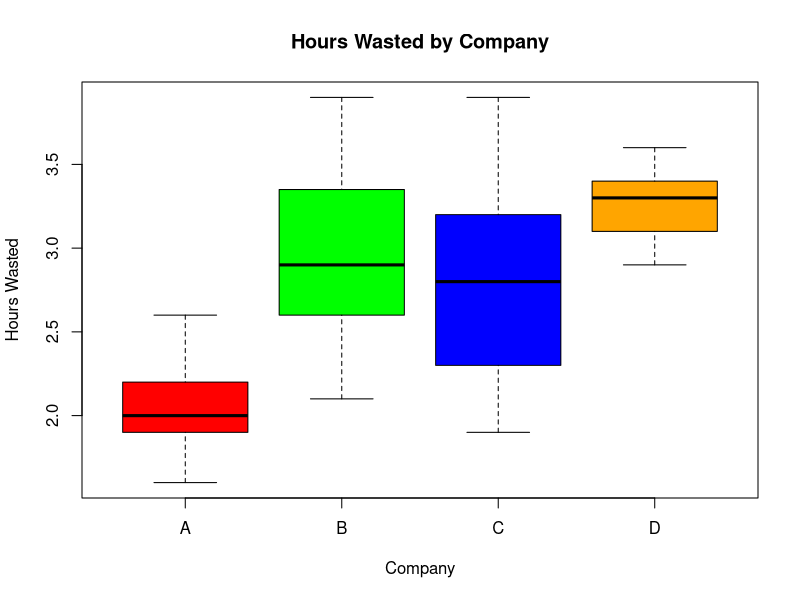
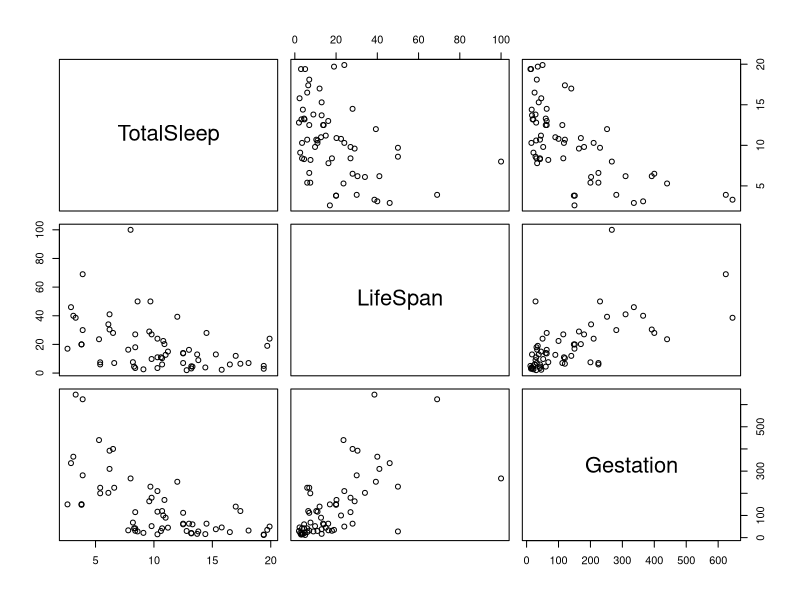
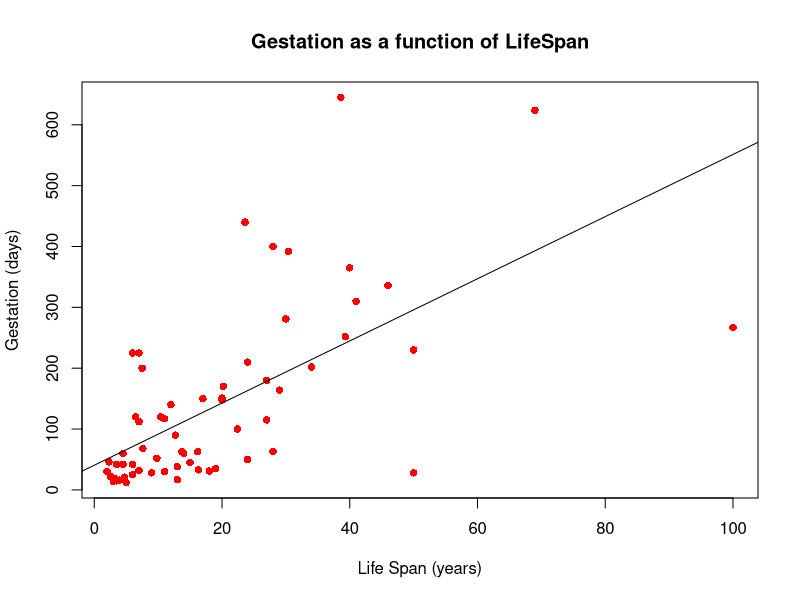

The R script that drew these images, in order:
## ---- chunk 1
waste.data <- read.csv("waste.csv", head=TRUE)
attach(waste.data)
## ---- chunk 2
waste_ANOVA <- aov(Hours~Company)
summary(waste_ANOVA)
## ---- chunk 3
boxplot(Hours ~ Company, xlab="Company", ylab="Hours Wasted", main="Hours Wasted by Company", col=c('Red', 'Green', 'Blue', 'Orange'))
## ---- chunk 4
TukeyHSD(waste_ANOVA)
## ---- chunk 5
sleep <- read.csv("sleep.csv", head=TRUE)
attach(sleep)
## ---- chunk 6
plot(sleep)
## ---- chunk 7

cor.test(TotalSleep, LifeSpan)
cor.test(TotalSleep, Gestation)
cor.test(LifeSpan, Gestation)

## ---- chunk 8
model <- lm(Gestation~LifeSpan)
summary(model)
## ---- chunk 9
g_1 <- 40.5617 + 5.1072 * 7
g_2 <- 40.5617 + 5.1072 * 32
g_3 <- 40.5617 + 5.1072 * 68

print(paste('Gestation for lifespan of 7 years =',  g_1, 'days'))
print(paste('Gestation for lifespan of 32 years =',  g_2, 'days'))
print(paste('Gestation for lifespan of 68 years =',  g_3, 'days'))

## ---- chunk 10
plot(LifeSpan, Gestation, pch = 16, col = 'red',main = 'Gestation as a function of LifeSpan', xlab = 'Life Span (years)', ylab = 'Gestation (days)')
abline(model)
